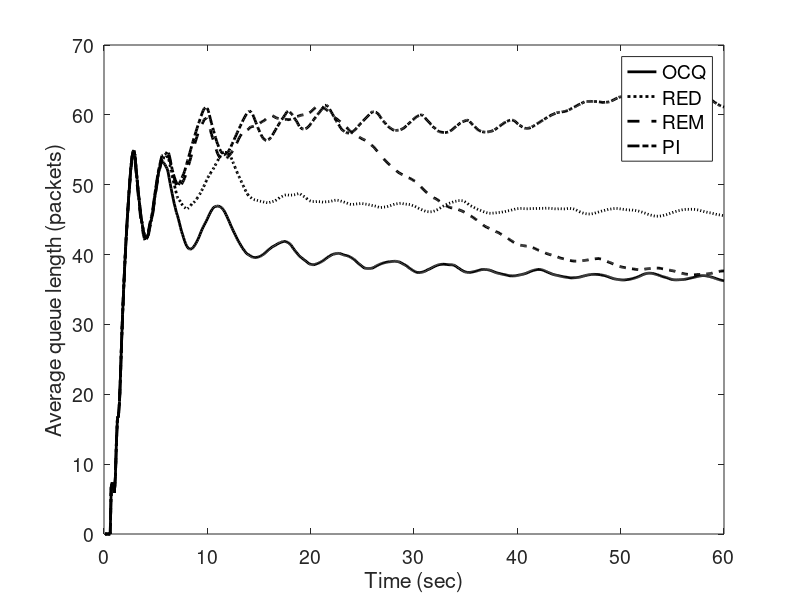

The MATLAB script that drew this image:
clear;
clc;
load matlab.mat

plot(time,avgql_ours,'k','LineWidth',2)
hold on
plot(time,avgql_red,'k:','LineWidth',2)
hold on
plot(time,avgql_rem,'k--','LineWidth',2)
hold on
plot(time,avgql_pi,'k-.','LineWidth',2)
hold off

%title('TCP Reno: Each host (total 3) sends 200MB data (FTP Traffic)')
xlabel('Time (sec)','FontSize',14)
ylabel('Average queue length (packets)','FontSize',14)
set(gca, 'XLim',[0 60])
set(gca,'XTick',(0:10:60))
set(gca, 'fontsize',14)
h_legend=legend('OCQ','RED','REM', 'PI','Location','Best');
set(h_legend,'FontSize',14);